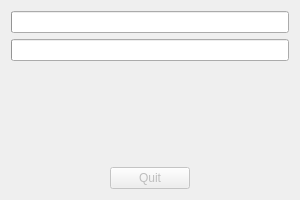
<?xml version="1.0" encoding="UTF-8"?>
<ui version="4.0">
 <class>MainWidget</class>
 <widget class="QWidget" name="MainWidget">
  <property name="geometry">
   <rect>
    <x>0</x>
    <y>0</y>
    <width>300</width>
    <height>200</height>
   </rect>
  </property>
  <property name="windowTitle">
   <string>Prosojnice</string>
  </property>
  <property name="windowIcon">
   <iconset resource="resource.qrc">:/icon.png</iconset>
  </property>
  <layout class="QGridLayout">
   <item row="0" column="0" colspan="3">
    <widget class="QProgressBar" name="pbarFile">
     <property name="alignment">
      <set>Qt::AlignCenter</set>
     </property>
     <property name="format">
      <string>File: %v/%m</string>
     </property>
    </widget>
   </item>
   <item row="1" column="0" colspan="3">
    <widget class="QProgressBar" name="pbarPage">
     <property name="alignment">
      <set>Qt::AlignCenter</set>
     </property>
     <property name="format">
      <string>Page: %v/%m</string>
     </property>
    </widget>
   </item>
   <item row="3" column="1">
    <widget class="QPushButton" name="btnQuit">
     <property name="enabled">
      <bool>false</bool>
     </property>
     <property name="text">
      <string>Quit</string>
     </property>
    </widget>
   </item>
   <item row="3" column="0">
    <spacer name="spacer_1">
     <property name="orientation">
      <enum>Qt::Horizontal</enum>
     </property>
     <property name="sizeHint" stdset="0">
      <size>
       <width>40</width>
       <height>20</height>
      </size>
     </property>
    </spacer>
   </item>
   <item row="3" column="2">
    <spacer name="spacer_2">
     <property name="orientation">
      <enum>Qt::Horizontal</enum>
     </property>
     <property name="sizeHint" stdset="0">
      <size>
       <width>40</width>
       <height>20</height>
      </size>
     </property>
    </spacer>
   </item>
   <item row="2" column="1">
    <spacer name="spacer_3">
     <property name="orientation">
      <enum>Qt::Vertical</enum>
     </property>
     <property name="sizeHint" stdset="0">
      <size>
       <width>40</width>
       <height>20</height>
      </size>
     </property>
    </spacer>
   </item>
  </layout>
 </widget>
 <layoutdefault spacing="6" margin="11"/>
 <resources>
  <include location="resource.qrc"/>
 </resources>
 <connections/>
</ui>
